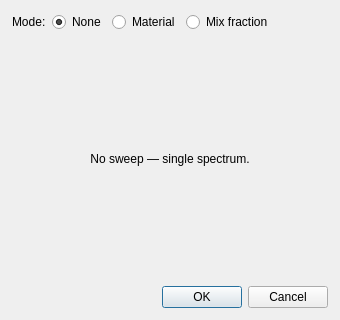
<?xml version="1.0" encoding="UTF-8"?>
<ui version="4.0">
 <class>LayerSweepDialog</class>
 <widget class="QDialog" name="LayerSweepDialog">
  <property name="geometry">
   <rect><x>0</x><y>0</y><width>340</width><height>320</height></rect>
  </property>
  <property name="windowTitle">
   <string>Sweep config</string>
  </property>
  <layout class="QVBoxLayout" name="vl_main">
   <property name="leftMargin"><number>12</number></property>
   <property name="topMargin"><number>12</number></property>
   <property name="rightMargin"><number>12</number></property>
   <property name="bottomMargin"><number>12</number></property>
   <item>
    <layout class="QHBoxLayout" name="hl_mode">
     <item>
      <widget class="QLabel" name="lbl_mode">
       <property name="text"><string>Mode:</string></property>
      </widget>
     </item>
     <item>
      <widget class="QRadioButton" name="radio_none">
       <property name="text"><string>None</string></property>
       <property name="checked"><bool>true</bool></property>
      </widget>
     </item>
     <item>
      <widget class="QRadioButton" name="radio_material">
       <property name="text"><string>Material</string></property>
      </widget>
     </item>
     <item>
      <widget class="QRadioButton" name="radio_mix">
       <property name="text"><string>Mix fraction</string></property>
      </widget>
     </item>
     <item>
      <spacer>
       <property name="orientation"><enum>Qt::Horizontal</enum></property>
       <property name="sizeHint" stdset="0">
        <size><width>40</width><height>20</height></size>
       </property>
      </spacer>
     </item>
    </layout>
   </item>
   <item>
    <widget class="QStackedWidget" name="content_stack">
     <!-- Page 0: None -->
     <widget class="QWidget" name="page_none">
      <layout class="QVBoxLayout" name="vl_none">
       <item>
        <widget class="QLabel" name="lbl_none_info">
         <property name="text"><string>No sweep — single spectrum.</string></property>
         <property name="alignment"><set>Qt::AlignCenter</set></property>
        </widget>
       </item>
      </layout>
     </widget>
     <!-- Page 1: Material sweep -->
     <widget class="QWidget" name="page_material">
      <layout class="QVBoxLayout" name="vl_material">
       <item>
        <widget class="QLabel" name="lbl_mat_hint">
         <property name="text"><string>Materials to sweep:</string></property>
        </widget>
       </item>
       <item>
        <widget class="QListWidget" name="list_materials">
         <property name="selectionMode">
          <enum>QAbstractItemView::ExtendedSelection</enum>
         </property>
        </widget>
       </item>
       <item>
        <layout class="QHBoxLayout" name="hl_mat_btns">
         <item>
          <widget class="QPushButton" name="btn_select_all">
           <property name="text"><string>Select All</string></property>
          </widget>
         </item>
         <item>
          <widget class="QPushButton" name="btn_clear_sel">
           <property name="text"><string>Clear</string></property>
          </widget>
         </item>
         <item>
          <spacer>
           <property name="orientation"><enum>Qt::Horizontal</enum></property>
           <property name="sizeHint" stdset="0">
            <size><width>40</width><height>20</height></size>
           </property>
          </spacer>
         </item>
        </layout>
       </item>
      </layout>
     </widget>
     <!-- Page 2: Mix fraction sweep -->
     <widget class="QWidget" name="page_mix">
      <layout class="QVBoxLayout" name="vl_mix">
       <item>
        <layout class="QFormLayout" name="fl_mix">
         <item row="0" column="0">
          <widget class="QLabel" name="lbl_mix_mat_b">
           <property name="text"><string>Material B (f=0):</string></property>
          </widget>
         </item>
         <item row="0" column="1">
          <widget class="QComboBox" name="combo_mix_mat_b">
           <property name="editable"><bool>false</bool></property>
          </widget>
         </item>
         <item row="1" column="0">
          <widget class="QLabel" name="lbl_mix_model">
           <property name="text"><string>Model:</string></property>
          </widget>
         </item>
         <item row="1" column="1">
          <widget class="QComboBox" name="combo_mix_model">
           <property name="editable"><bool>false</bool></property>
          </widget>
         </item>
         <item row="2" column="0">
          <widget class="QLabel" name="lbl_n_pts">
           <property name="text"><string>N points:</string></property>
          </widget>
         </item>
         <item row="2" column="1">
          <widget class="QSpinBox" name="spin_n_pts">
           <property name="minimum"><number>2</number></property>
           <property name="maximum"><number>200</number></property>
           <property name="value"><number>20</number></property>
          </widget>
         </item>
        </layout>
       </item>
       <item>
        <widget class="QLabel" name="lbl_mix_hint">
         <property name="text"><string>(Mat A = current, f=1)</string></property>
        </widget>
       </item>
       <item>
        <spacer>
         <property name="orientation"><enum>Qt::Vertical</enum></property>
         <property name="sizeHint" stdset="0">
          <size><width>20</width><height>40</height></size>
         </property>
        </spacer>
       </item>
      </layout>
     </widget>
    </widget>
   </item>
   <item>
    <widget class="QDialogButtonBox" name="button_box">
     <property name="orientation"><enum>Qt::Horizontal</enum></property>
     <property name="standardButtons">
      <set>QDialogButtonBox::Ok|QDialogButtonBox::Cancel</set>
     </property>
    </widget>
   </item>
  </layout>
 </widget>
 <resources/>
 <connections>
  <connection>
   <sender>button_box</sender>
   <signal>accepted()</signal>
   <receiver>LayerSweepDialog</receiver>
   <slot>accept()</slot>
  </connection>
  <connection>
   <sender>button_box</sender>
   <signal>rejected()</signal>
   <receiver>LayerSweepDialog</receiver>
   <slot>reject()</slot>
  </connection>
 </connections>
</ui>
